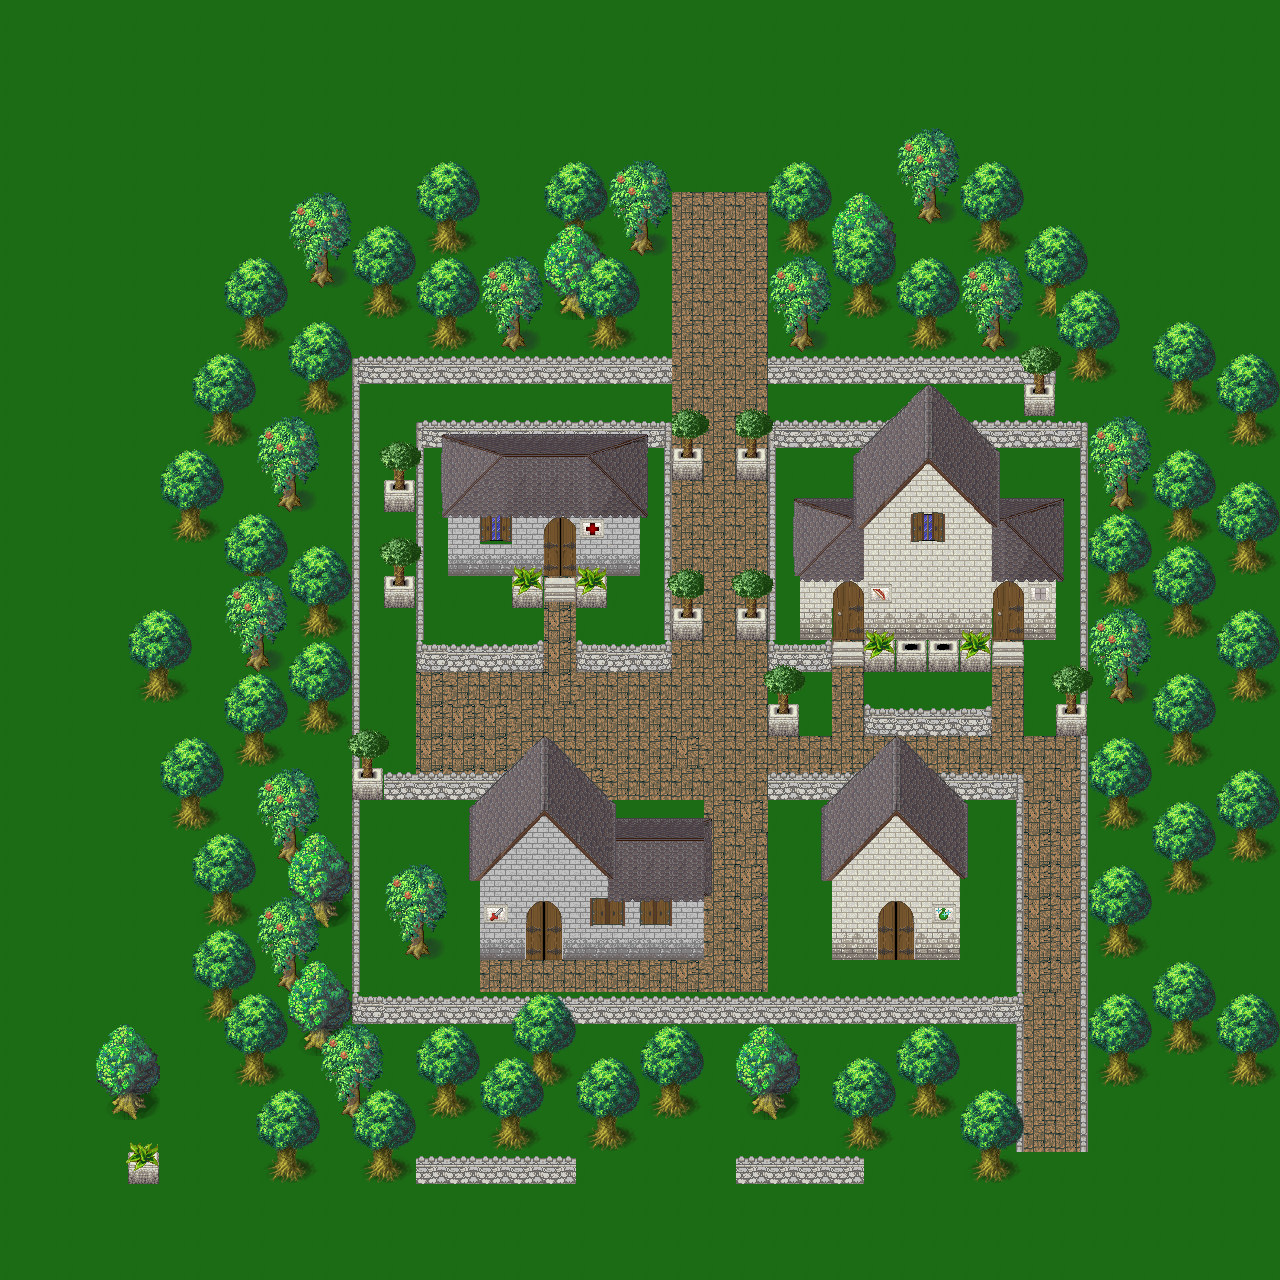

Below is a game level as drawn by its tile map, then a one-line description and the .tmx that defines it (tile-layer data replaced by summaries):
An orthogonal 40x40 tile map with 32x32 px tiles, 4 tile layers (Floor, Fringe, Over, Hip roof), 3 tilesets and 28 objects (Player, Rectangle1, Circle1, Poly1, Poly2, ...).

<map version="1.0" orientation="orthogonal" renderorder="right-down" width="40" height="40" tilewidth="32" tileheight="32" nextobjectid="31">
 <tileset firstgid="1" name="town" tilewidth="32" tileheight="32" tilecount="209" columns="19">
  <image source="../images/town.png" width="628" height="370" />
  <tile id="188">
   <objectgroup draworder="index" />
  </tile>
 </tileset>
 <tileset firstgid="210" name="Others" tilewidth="32" tileheight="32" tilecount="42" columns="7">
  <image source="../images/town1.png" width="246" height="209" />
 </tileset>
 <tileset firstgid="252" name="Woodland_x3" tilewidth="32" tileheight="32" tilecount="96" columns="16">
  <image source="../images/Woodland_x3.png" width="512" height="192" />
  <tile id="0">
   <objectgroup draworder="index" />
  </tile>
  <tile id="32">
   <objectgroup draworder="index" />
  </tile>
  <tile id="34">
   <objectgroup draworder="index" name="Collision">
    <object id="0" x="21.3333" y="1.33333">
     <polyline points="0.333333,-1 1.66667,9 -8,14.3333 -4,25.6667 10.6667,27.3333" />
    </object>
   </objectgroup>
  </tile>
  <tile id="35">
   <objectgroup draworder="index" name="Collision">
    <object id="0" x="0" y="10.3333" width="17.6667" height="17.6667">
     <ellipse />
    </object>
    <object id="0" x="0.333333" y="1" width="7.66667" height="26.3333" />
   </objectgroup>
  </tile>
  <tile id="88">
   <objectgroup draworder="index" />
  </tile>
 </tileset>
 <layer name="Floor" width="40" height="40">
  <data>[1600 cells, 1600 non-empty, 8 distinct tile ids]</data>
 </layer>
 <layer name="Fringe" width="40" height="40">
  <data>[1600 cells, 652 non-empty, 45 distinct tile ids]</data>
 </layer>
 <objectgroup name="Script">
  <object id="1" name="Function" type="Player" gid="189" x="639" y="787" width="96" height="128">
   <properties>
    <property name="Animation" value="&quot;ToyAssets:TD_Knight_MoveWest&quot;" />
    <property name="DefaultDensity" value="0.5" />
    <property name="DefaultFriction" value="0" />
    <property name="DefaultRestitution" value="1.0" />
    <property name="FixedAngle" value="true" />
    <property name="LinearVelocity" value="&quot;5 3&quot;" />
    <property name="size" value="&quot;1.5 1.5&quot;" />
   </properties>
  </object>
 </objectgroup>
 <layer name="Over" width="40" height="40">
  <data>[1600 cells, 216 non-empty, 74 distinct tile ids]</data>
 </layer>
 <layer name="Hip roof" width="40" height="40">
  <data>[1600 cells, 59 non-empty, 31 distinct tile ids]</data>
 </layer>
 <objectgroup name="Collision">
  <object id="2" name="Rectangle1" x="412" y="1145" width="162" height="42" />
  <object id="3" name="Circle1" x="735" y="1149" width="128" height="39">
   <ellipse />
  </object>
  <object id="4" name="Poly1" x="442" y="436">
   <polygon points="0,0 205,0 205,82 0,81" />
  </object>
  <object id="5" name="Poly2" x="449" y="519">
   <polygon points="0,0 192,2 191,57 -1,56" />
  </object>
  <object id="6" name="Poly3" x="513" y="579">
   <polygon points="0,0 1,30 94,29 95,-2" />
  </object>
  <object id="7" name="Poly4" x="854" y="455">
   <polygon points="0,0 73,-70 145,-1 145,74 0,72" />
  </object>
  <object id="8" name="Poly5" x="795" y="499">
   <polygon points="0,0 270,1 269,82 0,78" />
  </object>
  <object id="9" name="Poly6" x="801" y="582">
   <polygon points="0,0 254,2 257,59 -2,56" />
  </object>
  <object id="10" x="903" y="1036" width="54" height="52">
   <ellipse />
  </object>
  <object id="11" x="745" y="1040" width="68" height="62">
   <ellipse />
  </object>
  <object id="12" x="231" y="1003" width="61" height="58">
   <ellipse />
  </object>
  <object id="13" x="481" y="903" width="223" height="52" />
  <object id="14" x="616" y="818" width="95" height="79" />
  <object id="15" x="468" y="805" width="146" height="93" />
  <object id="16" x="491" y="769" width="100" height="34" />
  <object id="17" x="519" y="740" width="50" height="26" />
  <object id="18" x="821" y="803" width="147" height="73" />
  <object id="19" x="832" y="881" width="128" height="75" />
  <object id="20" x="847" y="782" width="92" height="18" />
  <object id="21" x="1" y="1275">
   <polyline points="0,0 1,-1272 1278,-1267 1272,2 0,2" />
  </object>
  <object id="22" x="-18" y="756">
   <polyline points="0,0 281.459,-133.078 -8,-238" />
  </object>
  <object id="23" x="1380" y="616">
   <polyline points="0,0 -142,124 -10,360" />
  </object>
  <object id="24" x="438" y="-52">
   <polyline points="0,0 118,138 438,-8" />
  </object>
  <object id="30" x="96.4986" y="1067.24">
   <polyline points="0,0 24.346,-41.6095 60.201,-8.85308 63.2995,15.4929 45.1507,29.6578 50.9052,39.3962 38.9536,52.2332 17.2635,46.036 16.3782,35.4123 24.346,27.4446 11.509,21.2474 2.65592,12.837 0.442654,0.885308" />
  </object>
 </objectgroup>
</map>